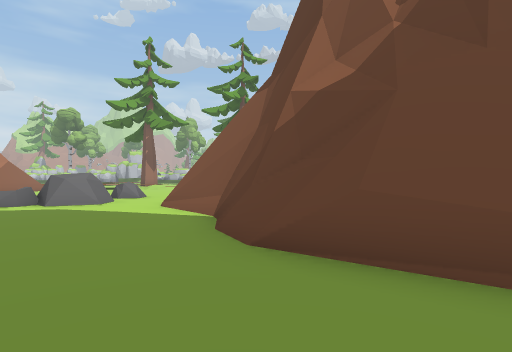
View 1 (above)

21 first-person views from a walk through a 3-D level made in the Unity game engine. The camera is 1.5 m above the floor, looks level and sees 80° across. The floor is counted in squares, 2 m on a side. Each view is taken from the middle of a square. On the plan, view 1 faces up. The plan holds only what a view shows up to about 10 squares ahead; the rest is blank. The place goes on beyond the plan. Some surface patterns are stand-ins.

View 2
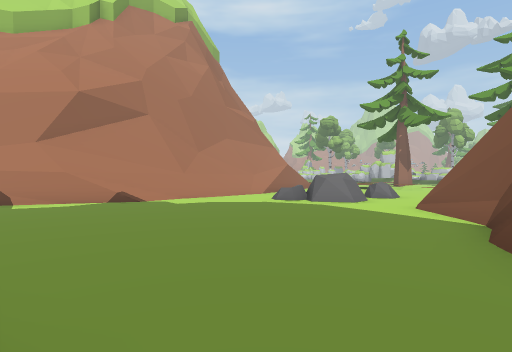

View 3
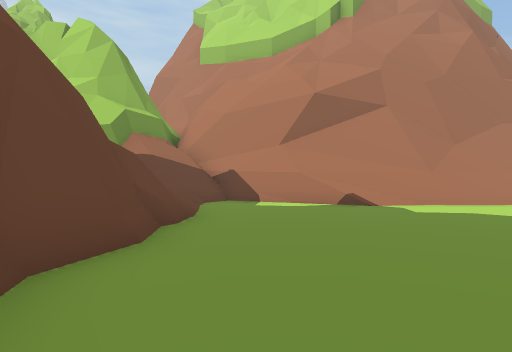

View 4
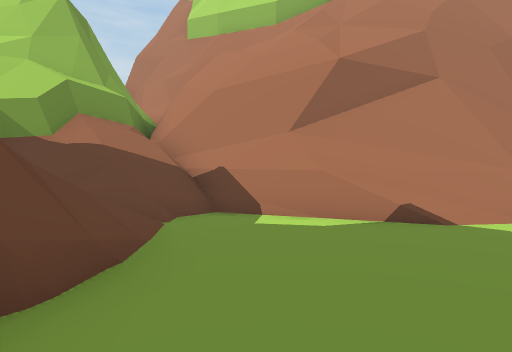

View 5
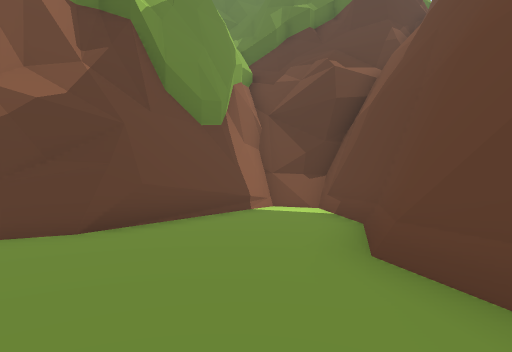

View 6
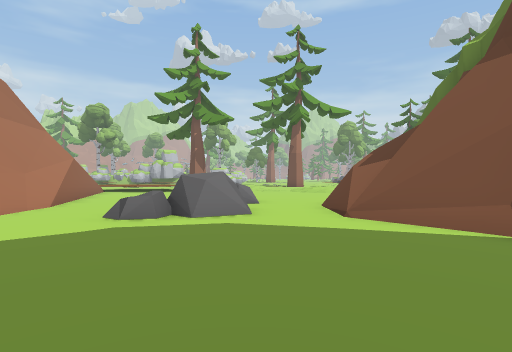

View 7
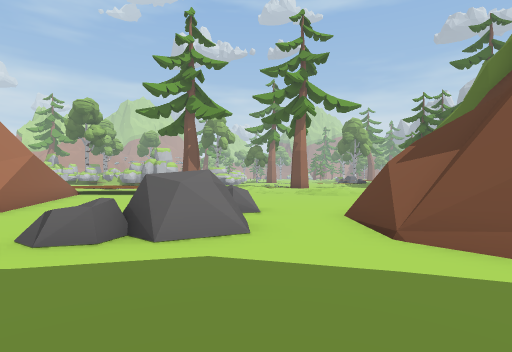

View 8
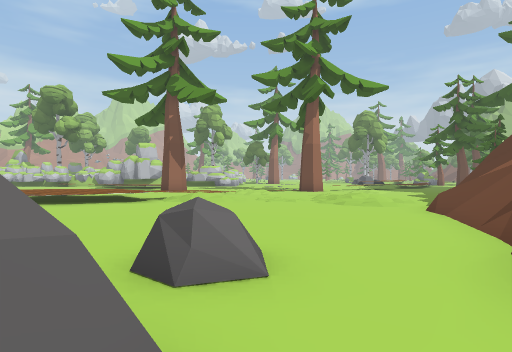

View 9
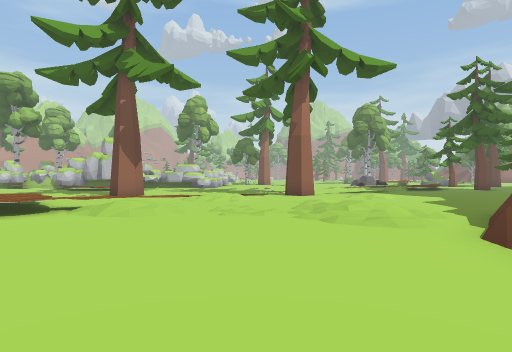

View 10
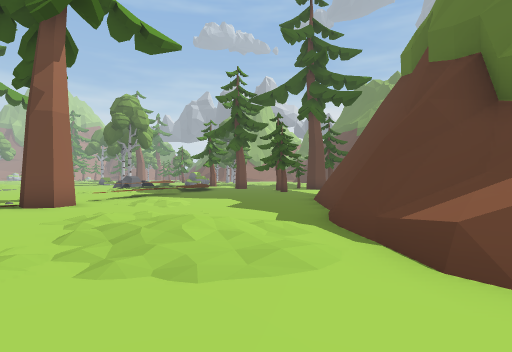

View 11
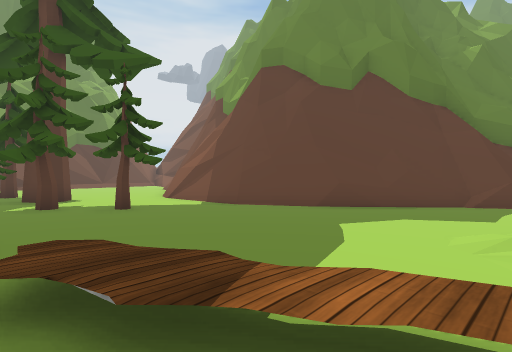

View 12
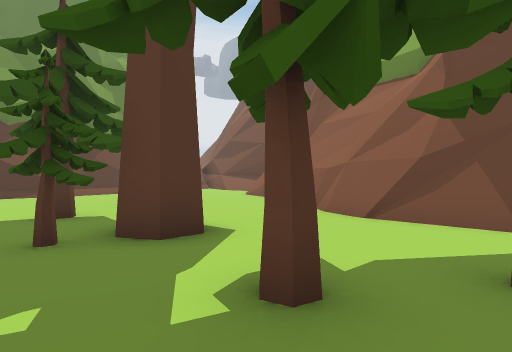

View 13
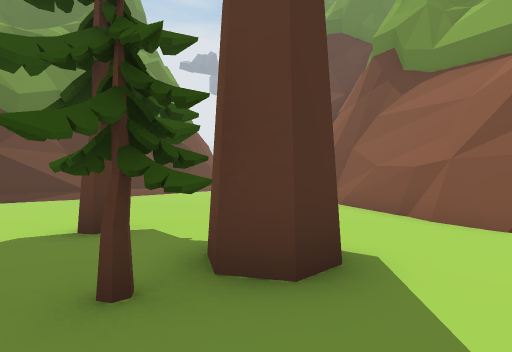

View 14
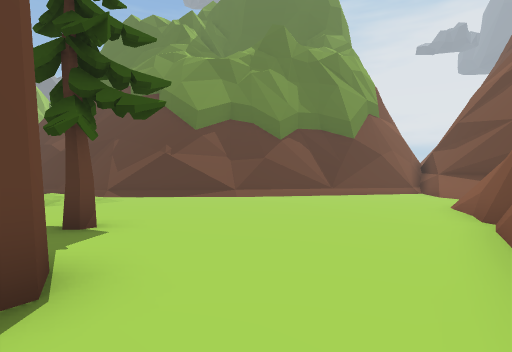

View 15
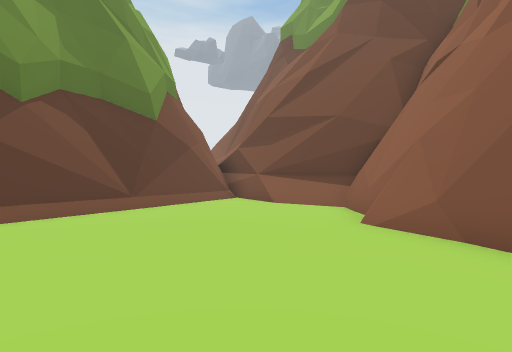

View 16
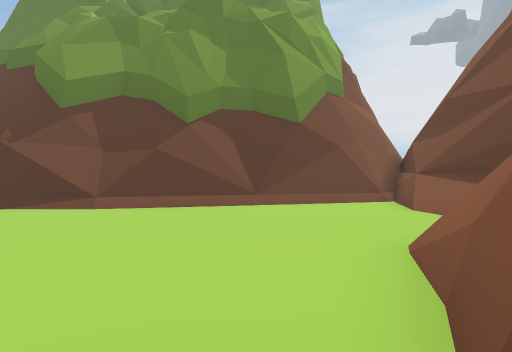

View 17
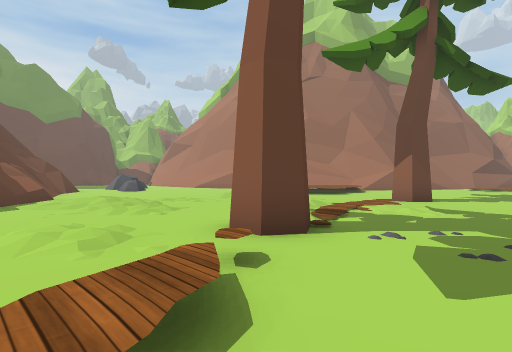

View 18
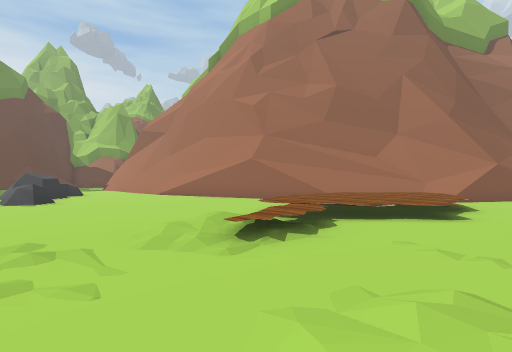

View 19
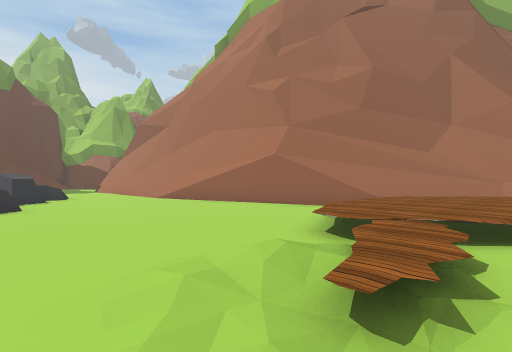

View 20
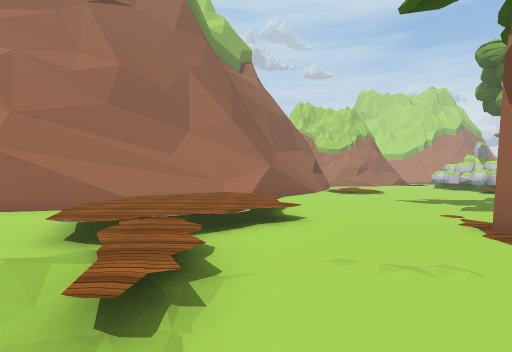

View 21
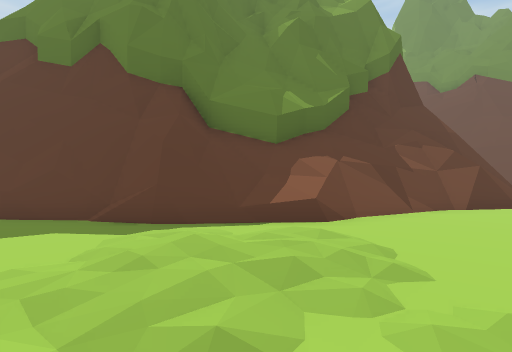

### Floor plan
Key: @ floor where view 1 was taken; # wall or solid block; . main floor; : floor 0.5 m higher than the main floor; / step, stairs or slope; = window, fence, low wall or low ledge; ^ raised ledge; T tree.
Columns run from 14 left of view 1 to 24 right of it. Each row starts with its distance up from view 1.
 26 ..         ....../... .............
 25 ...............///........T.T....../
 24 ........./....//.......T..#......../#
 23 ......#../...T........T............/#
 22 ........../..../.................../#
 21 .........//..../....................#
 20 ........../../......#######.........##
 19 ///::/......./.....##     ##......../#
 18 ///:::/://..///...##       ###....../#
 17 ///::::///..///.###          ###.....#
 16 #=////......./.=##             ##....##
 15 ##= ..........=##               #///=##
 14  ###..........=/#               ####^##
 13  ###..........//#
 12    ##........=#/#
 11    #=....==..#=##
 10    ##/......#=
  9    #//...#..#=
  8    #//..^#..=#
  7    #//.......##
  6    ###.......##
  5     ##........##
  4     #/........##
  3     =/.........##
  2     #...........###
  1    ##............/##
  0   ##/../......@.../#
 -1  ##/////=###########
 -2  #//=/  ##
 -3  ####

Where each view was taken, in squares from view 1:
view 1: 0 up, 0 right, facing up
view 2: 0 up, 0 right, facing up-left
view 3: 1 up, 1 left, facing left
view 4: 1 up, 4 left, facing left
view 5: 1 up, 4 left, facing right
view 6: 2 up, 4 left, facing up
view 7: 4 up, 4 left, facing up
view 8: 8 up, 4 left, facing up
view 9: 11 up, 3 left, facing up
view 10: 14 up, 3 left, facing up-right
view 11: 26 up, 1 right, facing down-right
view 12: 26 up, 8 right, facing down-right
view 13: 26 up, 10 right, facing down-right
view 14: 22 up, 10 right, facing right
view 15: 22 up, 15 right, facing down-right
view 16: 19 up, 14 right, facing right
view 17: 26 up, 2 right, facing down-left
view 18: 21 up, 3 left, facing down-left
view 19: 19 up, 4 left, facing down-left
view 20: 19 up, 4 left, facing left
view 21: 19 up, 3 left, facing down-right
